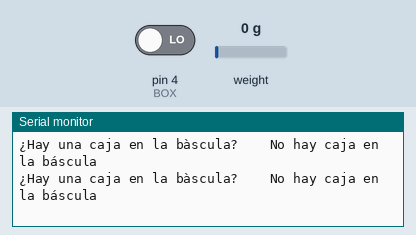
A sketch run on a simulated Arduino Uno, built with avr-gcc and run on an emulated ATmega328P. On the bench: the last lines printed to the serial monitor. The inputs (shaded band) are chosen by the test bench; at power-on: pin 4 (BOX) LOW, weight on the scale 0 g.

Above: at 6.2 s.
6.3 s: pin 4 (BOX) driven HIGH
At 6.53 s:
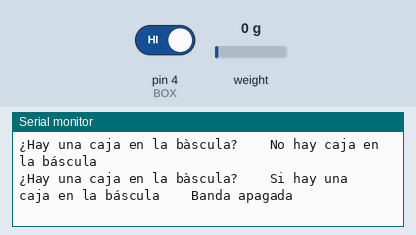
8.0 s: weight on the scale set to 100 g
At 8.06 s:
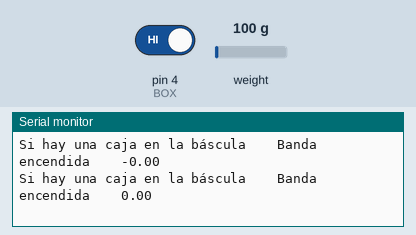
11.0 s: weight on the scale set to 1250 g
At 11.09 s:
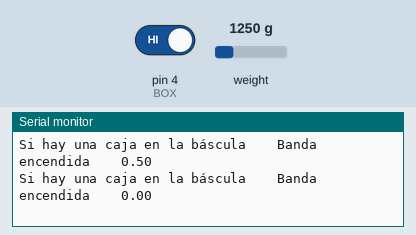
Timing chart, 0 to 14.0 s (numbered marks = the images above; inputs shaded):
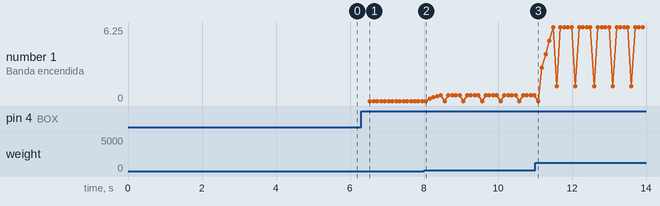

Measured:
- after the input at 6.3 s, the serial monitor: prints a new line after 0.12 s (image 1)
- plotted number 1: 0 → 0.5 after the input at 8.0 s, 0.5 → 6.25 after the input at 11.0 s

The sketch:

bascula.ino
```cpp
#include "HX711.h"

#define calibration_factor -22000//-44

#define LOADCELL_DOUT_PIN 2
#define LOADCELL_SCK_PIN 3
#define BOX 4
#define BOXSUM 5

float Lecturas[5];
float mass = 0;
float Total = 0;
float  Val = 0;
int i = 0;

HX711 scale;

void setup() {
  Serial.begin(9600);
  pinMode(BOX, INPUT);
  pinMode(BOXSUM, INPUT);
  Serial.println("HX711 scale demo");

  scale.begin(LOADCELL_DOUT_PIN, LOADCELL_SCK_PIN);

  scale.set_scale(calibration_factor);
  scale.tare();

  for (i = 0; i < 5; i++) {
    Lecturas[i] = 0;
    //Serial.println(i);
    //i=0;
  }

  Serial.println("Iniciando llenadora");
  delay(1000);
  Serial.print('.');
  delay(1000);
  Serial.print('.');
  delay(1000);
  Serial.println('.');
  delay(1000);
}

void loop() {
  int box = digitalRead(BOX);
  //Serial.println(box);
  Serial.print("¿Hay una caja en la bàscula?    ");
  //delay(1000);

  if (box == 1) {
    Serial.print("Si hay una caja en la báscula    ");
    Serial.println("Banda apagada");
    //delay(1000);
    mass = 0;
    while (mass < 35 and box == 1) {
      //Serial.println("Encender banda tomates");
      mass = masa();
      Serial.print("Si hay una caja en la báscula    ");
      Serial.print("Banda encendida    ");
      Serial.println(mass);
      //delay(500);

      if(mass>=33){
        Serial.println("LANZAR CAJA");
      }
    }
//    Serial.println("Sali");
//    delay(1000);
  } else {
    Serial.println("No hay caja en la báscula");
  }
}

float masa() {
  //Serial.println("Iniciando lecturas");

  Total = Total - Lecturas[i];
  Lecturas[i] = scale.get_units();
  Total = Total + Lecturas[i];
  i = i + 1 ;

  if (i >= 5) {
    i = 0;
    mass = Total / 5;

    if (mass < 0.5) {
      mass = 0.0;
    }

    return mass;
    //    Serial.print(mass,1);
    //    Serial.print(" g");
    //    Serial.println();
  }
}
```
